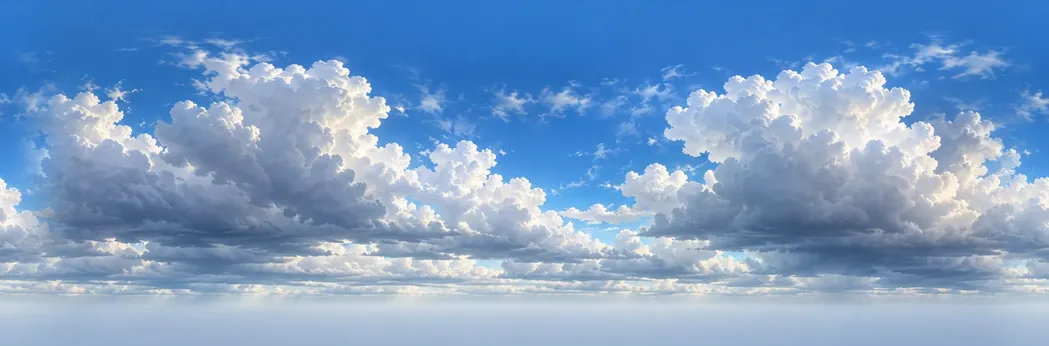
#> input picture prototypes/thousandvale/assets/sky/cloudy.webp, 1049 x 346 px, shrunk from 2048 x 675 before the run; its folder holds 4 pictures in this run
$ python sky-seam.py
#> lines starting #> are read from the running program, lines starting #| are printed output that depends on the picture
#!/usr/bin/env python3
"""Make each sky panorama in assets/sky/ wrap with no seam (owner 2026-10-16: "a tearing effect seam in the skybox").
Codex's panoramas do not quite meet at their left/right edges. Overlap-blend: the last B columns are cross-faded into
the first B and then dropped, so the new right edge sits next to what was column W-B-1 and the new left edge starts
with column W-B — neighbours in the original picture. The picture gets B pixels narrower. Safe to run once per new
picture (it records what it did in assets/sky/seam.json and skips pictures already done).
  python3 prototypes/thousandvale/tools/sky-seam.py [band=96]"""
import json, os, sys
from PIL import Image
D = os.path.join(os.path.dirname(os.path.abspath(__file__)), '..', 'assets', 'sky')
B = int(sys.argv[1]) if len(sys.argv) > 1 else 96
log_path = os.path.join(D, 'seam.json')
done = json.load(open(log_path)) if os.path.exists(log_path) else {}
for f in sorted(os.listdir(D)):
    if not f.endswith('.webp') or f in done: continue
    im = Image.open(os.path.join(D, f)).convert('RGB'); W, H = im.size
#> further down, im is the input picture: PIL image 1049x346 RGB; mean R, G, B 123.8, 158.2, 197.9
#> after `W, H = im.size`: W = 1049; H = 346
    px = im.load(); out = Image.new('RGB', (W - B, H)); po = out.load()
#> after `out = Image.new('RGB', (W - B, H))`: out: PIL image 953x346 RGB; every value is 0
    for y in range(H):
        for x in range(W - B):
            if x < B:
                t = (x + 0.5) / B                       # 0 at the left edge -> take the old right edge; 1 -> the original
                a, b = px[W - B + x, y], px[x, y]
                po[x, y] = tuple(round(a[i] * (1 - t) + b[i] * t) for i in range(3))
            else:
                po[x, y] = px[x, y]
    out.save(os.path.join(D, f), 'WEBP', quality=82)
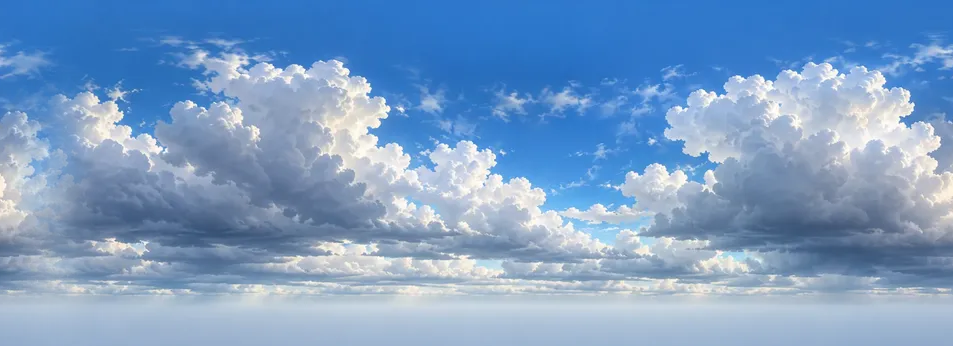
#> saved as cloudy.webp: PIL image 953x346 RGB; mean R, G, B 124.4, 158.3, 197.5
    done[f] = {'band': B, 'from': [W, H], 'to': [W - B, H]}
    print(f, W, '->', W - B)
#| cloudy.webp 1049 -> 953
#> pass 2 of the loop `for f in sorted(os.listdir(D)):`:
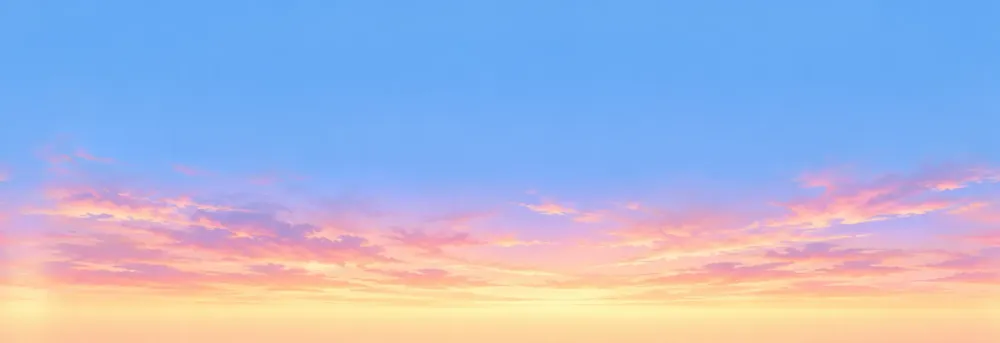
#> input picture prototypes/thousandvale/assets/sky/dawn.webp, 1000 x 343 px, shrunk from 1952 x 670 before the run
#> im is the input picture: PIL image 1000x343 RGB; mean R, G, B 170, 181.5, 216.3
#> out: PIL image 904x343 RGB; every value is 0
#> `out.save(os.path.join(D, f), 'WEBP', quality=82)`:
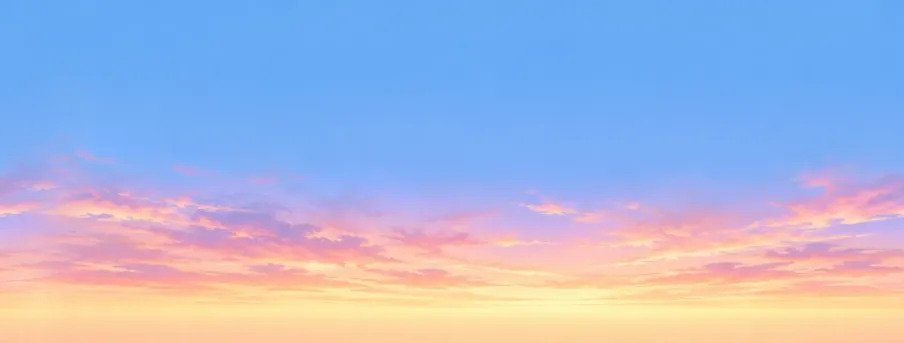
#> saved as dawn.webp: PIL image 904x343 RGB; mean R, G, B 169.8, 181.7, 216.3
#| dawn.webp 1000 -> 904
#> pass 3 of the loop `for f in sorted(os.listdir(D)):`:
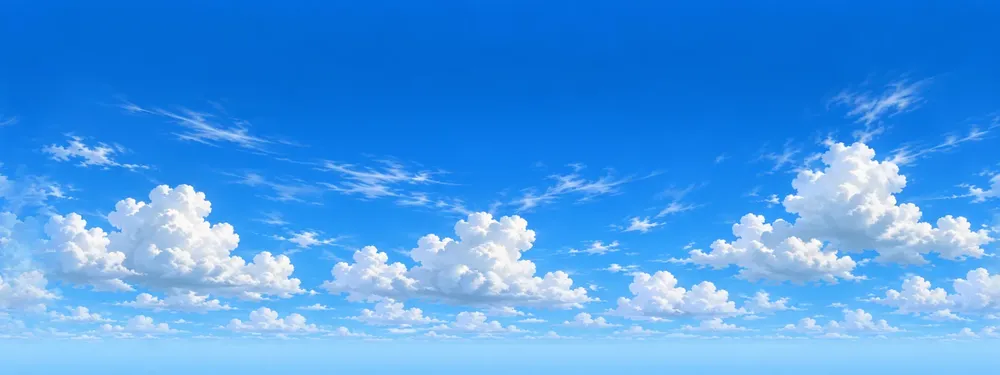
#> input picture prototypes/thousandvale/assets/sky/day_clear.webp, 1000 x 375 px, shrunk from 1952 x 732 before the run
#> im is the input picture: PIL image 1000x375 RGB; mean R, G, B 73.9, 155, 232.8
#> out: PIL image 904x375 RGB; every value is 0
#> `out.save(os.path.join(D, f), 'WEBP', quality=82)`:
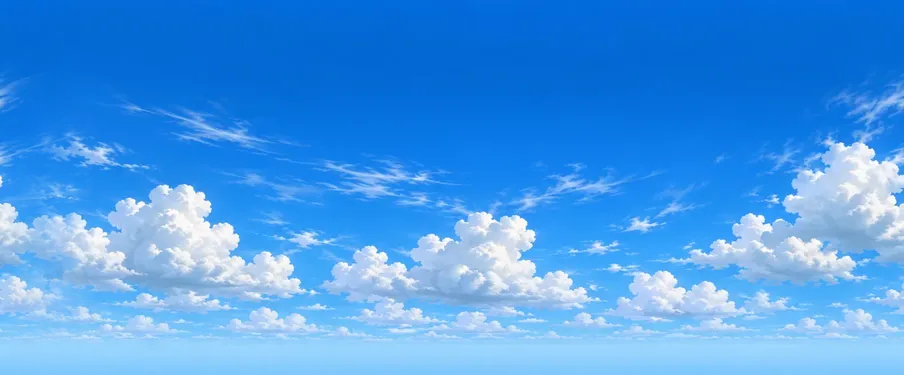
#> saved as day_clear.webp: PIL image 904x375 RGB; mean R, G, B 73.7, 154.8, 232.7
#| day_clear.webp 1000 -> 904
#> the loop made 4 passes; the first 3 are shown
json.dump(done, open(log_path, 'w'), indent=1)
